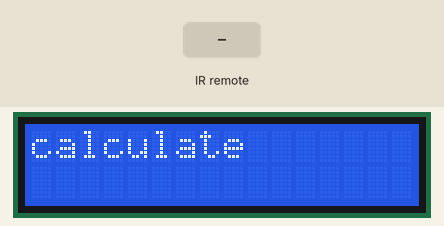
The sketch below on a simulated Arduino Uno, built with avr-gcc and run on an emulated ATmega328P. On the bench: 16×2 character LCD. Inputs (shaded band) come from the test bench.

Above: at 0.1 s.
1.8 s: infrared code 0xFFE01F received
At 2.4 s:
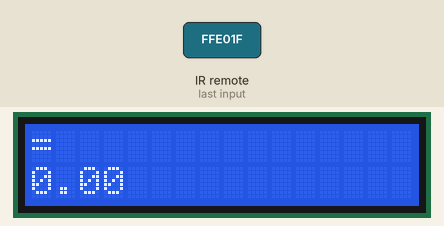
3.3 s: infrared code 0xFF6897 received
At 4.5 s:
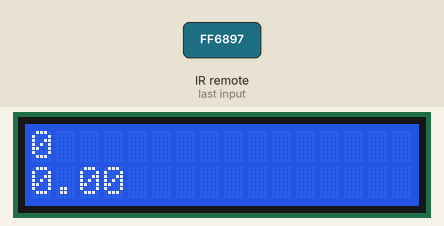
4.8 s: infrared code 0xFF02FD received
At 5.9 s:
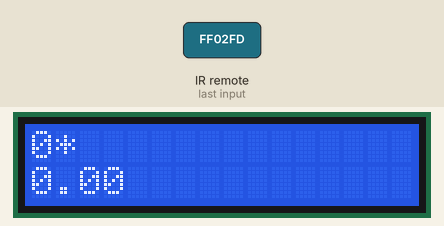
6.3 s: infrared code 0xFFC23D received
7.8 s: infrared code 0xFF906F received
At 8.2 s:
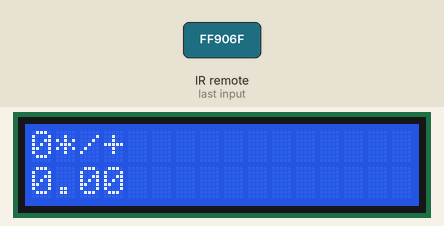
9.3 s: infrared code 0xFFE01F received
At 10.5 s:
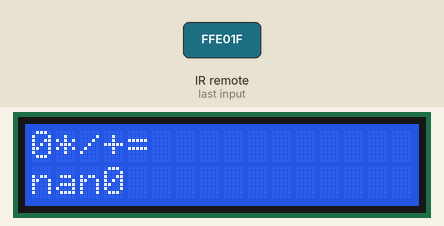
Timing chart, 0 to 11.8 s (numbered marks = the images above; inputs shaded):
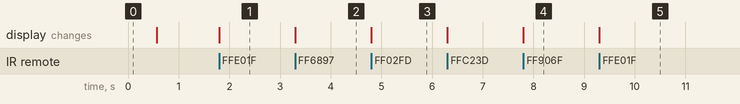

The sketch:

Calculate.ino
```cpp
#include <LiquidCrystal.h>
#include <IRremote.h>
//定义按键
#define OFF 		0xFFA25D
#define MODE		0xFF629D
#define VOICE_OFF 	0xFFE21D
#define PLAY_PAUSE 	0xFF22DD
#define UP 		0xFF02FD
#define NEXT 		0xFFC23D
#define EQ 		0xFFE01F
#define SUB 		0xFFA857
#define PLUS 		0xFF906F
#define ZERO 		0xFF6897
#define RETURN 		0xFF9867
#define U_SD		0xFFB04F
#define ONE		0xFF30CF
#define TWO		0xFF18E7
#define THREE		0xFF7A85
#define FOUR		0xFF10EF
#define FIVE		0xFF38C7
#define SIX		0xFF5AA5
#define SEVEN		0xFF42BD
#define EIGHT		0xFF4AB5
#define NINE		0xFF52AD
#define REPEAT		0xffffffff


LiquidCrystal lcd(12, 11, 5, 4, 3, 2);


int readData[3];
int value = '0';
int keyValue=0;
int RECV_PIN = 9;
IRrecv irrecv(RECV_PIN);
decode_results results;
long num1,num2,num3;

char key;
int col=0,raw =0;
int flag_recved=0;
int flag_dispPlus =0;
int flag_dispSub =0;
int flag_dispMul =0;
int flag_dispDiv =0;
int flag_isDigtal = 1;
int op_plus =0;
int op_sub  =0;
int op_mul  =0;
int op_div  =0;
int isFirstPressSub =1;
double rest =0 ;
/**
 * 获取遥控器的键值
 * @return 遥控器上的按键
 */
int getkey(){
	switch (results.value){
	    case ONE:
			return '1';
			break;
	    case TWO:
			return '2';
			break;
	    case THREE:
			return '3';
			break;
	    case FOUR:
			return '4';
			break;
	    case FIVE:
			return '5';
			break;
	    case SIX:
			return '6';
			break;
	    case SEVEN:
			return '7';
			break;
	    case EIGHT:
			return '8';
			break;
	    case NINE:
			return '9';
			break;
	    case ZERO:
			return '0';
			break;
		case PLUS:
			return '+';
		case SUB:
			return '-';
		case UP:
			return '*';
		case NEXT:
			return '/';
		case EQ:
			return '=';
		case PLAY_PAUSE:
			return '.';
		case OFF:
			return 'c';
	    default://没用
			break;
	}
}


void setup(){
   Serial.begin(9600);
   //使能红外
   irrecv.enableIRIn(); // Start the receiver
   //初始化lcd
   lcd.begin(16, 2);
   lcd.print("calculate");
   delay(500);
   lcd.clear();
   lcd.setCursor(0,0);
}

void loop(){
	flag_recved = irrecv.decode(&results);
    if (flag_recved ) {
    	key = getkey();
    	//如果是按数字
    	if(key >= '0' && key <='9'){
    		flag_isDigtal = 1;
    	}
    	else{
    		flag_isDigtal = 0;
    	}
    	//如果是按数字
    	if( flag_isDigtal) {				//------------------数字
    		//没有按+，num1继续加
    		num1 = (num1*10) + int(key-'0');

            //显示
  			lcd.setCursor(col,0);
  			lcd.print(key);
  			col++;

  			flag_dispPlus = 1;
  			flag_dispSub = 1;
 			flag_dispMul =1;
 			flag_dispDiv =1;

    	}
    	else if(key == '+' && flag_dispPlus ){		//按完数字后，或者按完 =后才可以显示+
    		//只选择减号，在按=的时候，就只计算加，rest = rest + num1;
    		op_plus = 1;
    		op_sub  =0;
    		op_mul  =0;
    		op_div  =0;
    		flag_dispPlus = 0;		//如果连续按+，+就不显示,没用
    		//计算结果
    		rest += num1;
    		num1 = 0;				//计算完后数字清零，用来存下一个数

    		lcd.setCursor(col,0);
    		lcd.print(key);
    		col++;
    		flag_isDigtal = 1;							//------------------数字
    	}
    	else if(key == '-' && flag_dispSub ){
    		//只选择减号，在按=的时候，就只计算减，rest = rest - num1;
    		op_plus =0;
    		op_sub  =1;
    		op_mul  =0;
    		op_div  =0;
    		//下次就不显示-
    		flag_dispSub = 0;
    		//计算结果
    		//第一次是按-,rest = num1
    		if(isFirstPressSub){
    			rest = num1;
    			isFirstPressSub=0;
    		}
    		else{
    			rest -= num1;
    		}

    		num1 = 0;				//计算完后数字清零，用来存下一个数

    		lcd.setCursor(col,0);
    		lcd.print(key);
    		col++;
    	}
    	else if(key == '*' && flag_dispMul ){
    		flag_dispMul = 0;
    		//计算结果
    		rest *= num1;
    		num1 = 0;				//计算完后数字清零，用来存下一个数

    		lcd.setCursor(col,0);
    		lcd.print(key);
    		col++;
       	}
    	else if(key == '/' && flag_dispDiv ){
    		flag_dispDiv = 0;
    		//计算结果
    		rest /= num1;
    		num1 = 0;				//计算完后数字清零，用来存下一个数

    		lcd.setCursor(col,0);
    		lcd.print(key);
    		col++;
    	}
    	else if(key == '='){
    		if(op_plus ==1 ){
    			rest += num1;
    		}
    		if(op_sub ==1 ){
    			rest -= num1;
    		}
    		if(op_mul ==1 ){
    			rest *= num1;
    		}
    		if(op_div ==1 ){
    			rest /= num1;
    		}
    		lcd.setCursor(col,0);
    		lcd.print(key);
    		lcd.setCursor(0,1);
    		lcd.print(rest);
    		//清零，复位
    		num1 = 0;						//算完后，num1要清零
    		op_plus = 0;
    		op_sub = 0;
    		op_mul = 0;
    		op_div = 0;
    	}
    	else if(key == 'c'){
    		lcd.clear();
    		rest = 0;
    		num1 = 0;
    		col=0;
    		isFirstPressSub = 1;
            op_plus = 0;
            op_sub = 0;
            op_mul = 0;
            op_div = 0;
    	}


		irrecv.resume(); // Receive the next value
    }
}
```

Measured:
- after the input at 1.8 s, the display: changes at once (image 1)
- after the input at 3.3 s, the display: changes at once (image 2)
- after the input at 4.8 s, the display: changes at once (image 3)
- after the input at 7.8 s, the display: changes at once (image 4)
- after the input at 9.3 s, the display: changes at once (image 5)
